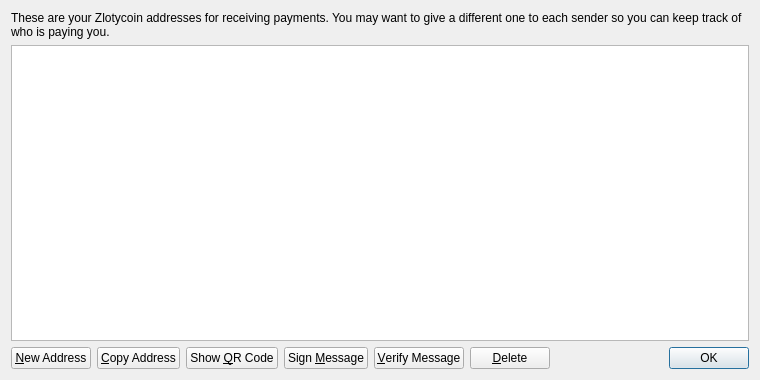
<?xml version="1.0" encoding="UTF-8"?>
<ui version="4.0">
 <class>AddressBookPage</class>
 <widget class="QWidget" name="AddressBookPage">
  <property name="geometry">
   <rect>
    <x>0</x>
    <y>0</y>
    <width>760</width>
    <height>380</height>
   </rect>
  </property>
  <property name="windowTitle">
   <string>Address Book</string>
  </property>
  <layout class="QVBoxLayout" name="verticalLayout">
   <item>
    <widget class="QLabel" name="labelExplanation">
     <property name="text">
      <string>These are your Zlotycoin addresses for receiving payments. You may want to give a different one to each sender so you can keep track of who is paying you.</string>
     </property>
     <property name="textFormat">
      <enum>Qt::PlainText</enum>
     </property>
     <property name="wordWrap">
      <bool>true</bool>
     </property>
    </widget>
   </item>
   <item>
    <widget class="QTableView" name="tableView">
     <property name="contextMenuPolicy">
      <enum>Qt::CustomContextMenu</enum>
     </property>
     <property name="toolTip">
      <string>Double-click to edit address or label</string>
     </property>
     <property name="tabKeyNavigation">
      <bool>false</bool>
     </property>
     <property name="alternatingRowColors">
      <bool>true</bool>
     </property>
     <property name="selectionMode">
      <enum>QAbstractItemView::SingleSelection</enum>
     </property>
     <property name="selectionBehavior">
      <enum>QAbstractItemView::SelectRows</enum>
     </property>
     <property name="sortingEnabled">
      <bool>true</bool>
     </property>
     <attribute name="verticalHeaderVisible">
      <bool>false</bool>
     </attribute>
    </widget>
   </item>
   <item>
    <layout class="QHBoxLayout" name="horizontalLayout">
     <item>
      <widget class="QPushButton" name="newAddressButton">
       <property name="toolTip">
        <string>Create a new address</string>
       </property>
       <property name="text">
        <string>&amp;New Address</string>
       </property>
       <property name="icon">
        <iconset resource="../bitcoin.qrc">
         <normaloff>:/icons/add</normaloff>:/icons/add</iconset>
       </property>
      </widget>
     </item>
     <item>
      <widget class="QPushButton" name="copyToClipboard">
       <property name="toolTip">
        <string>Copy the currently selected address to the system clipboard</string>
       </property>
       <property name="text">
        <string>&amp;Copy Address</string>
       </property>
       <property name="icon">
        <iconset resource="../bitcoin.qrc">
         <normaloff>:/icons/editcopy</normaloff>:/icons/editcopy</iconset>
       </property>
      </widget>
     </item>
     <item>
      <widget class="QPushButton" name="showQRCode">
       <property name="text">
        <string>Show &amp;QR Code</string>
       </property>
       <property name="icon">
        <iconset resource="../bitcoin.qrc">
         <normaloff>:/icons/qrcode</normaloff>:/icons/qrcode</iconset>
       </property>
      </widget>
     </item>
     <item>
      <widget class="QPushButton" name="signMessage">
       <property name="toolTip">
        <string>Sign a message to prove you own a Zlotycoin address</string>
       </property>
       <property name="text">
        <string>Sign &amp;Message</string>
       </property>
       <property name="icon">
        <iconset resource="../bitcoin.qrc">
         <normaloff>:/icons/edit</normaloff>:/icons/edit</iconset>
       </property>
      </widget>
     </item>
     <item>
      <widget class="QPushButton" name="verifyMessage">
       <property name="toolTip">
        <string>Verify a message to ensure it was signed with a specified Zlotycoin address</string>
       </property>
       <property name="text">
        <string>&amp;Verify Message</string>
       </property>
       <property name="icon">
        <iconset resource="../bitcoin.qrc">
         <normaloff>:/icons/transaction_0</normaloff>:/icons/transaction_0</iconset>
       </property>
      </widget>
     </item>
     <item>
      <widget class="QPushButton" name="deleteButton">
       <property name="toolTip">
        <string>Delete the currently selected address from the list</string>
       </property>
       <property name="text">
        <string>&amp;Delete</string>
       </property>
       <property name="icon">
        <iconset resource="../bitcoin.qrc">
         <normaloff>:/icons/remove</normaloff>:/icons/remove</iconset>
       </property>
      </widget>
     </item>
     <item>
      <spacer name="horizontalSpacer">
       <property name="orientation">
        <enum>Qt::Horizontal</enum>
       </property>
       <property name="sizeHint" stdset="0">
        <size>
         <width>40</width>
         <height>20</height>
        </size>
       </property>
      </spacer>
     </item>
     <item>
      <widget class="QDialogButtonBox" name="buttonBox">
       <property name="sizePolicy">
        <sizepolicy hsizetype="Maximum" vsizetype="Fixed">
         <horstretch>0</horstretch>
         <verstretch>0</verstretch>
        </sizepolicy>
       </property>
       <property name="standardButtons">
        <set>QDialogButtonBox::Ok</set>
       </property>
      </widget>
     </item>
    </layout>
   </item>
  </layout>
 </widget>
 <resources>
  <include location="../bitcoin.qrc"/>
 </resources>
 <connections/>
</ui>
